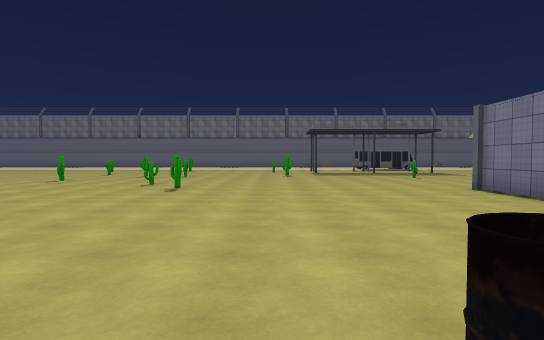
View 1 (above)

18 first-person views from a walk through a 3-D level made in the Unity game engine. The camera is 1.3 m above the floor, tilts 2° down and sees 80° across. The floor is counted in squares, 1.92 m on a side. Each view is taken from the middle of a square. On the plan, view 1 faces up. The plan holds only what a view shows up to about 10 squares ahead; the rest is blank. The place goes on beyond the plan. The player character is not drawn. Some surface patterns are stand-ins.

View 2
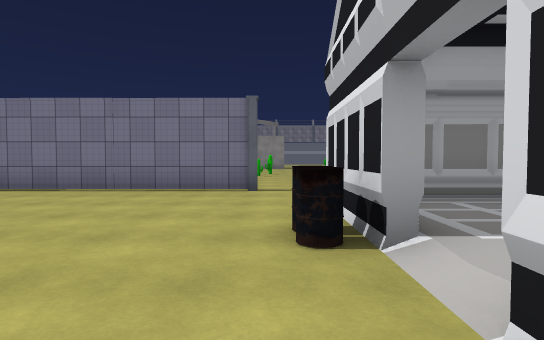

View 3
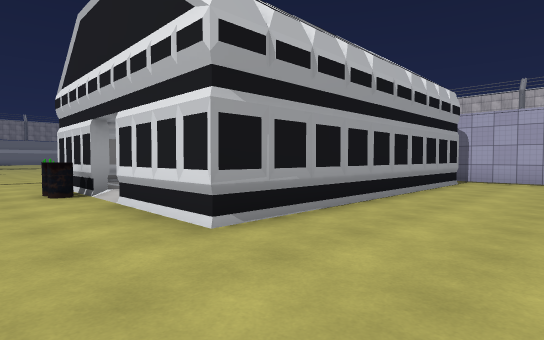

View 4
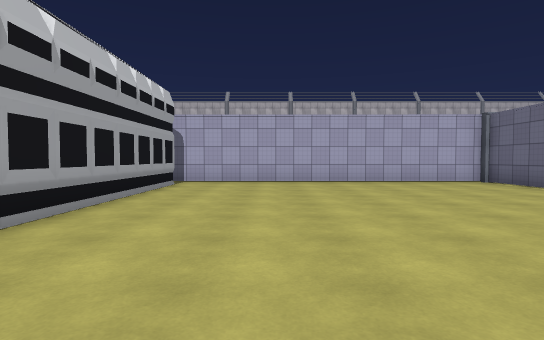

View 5
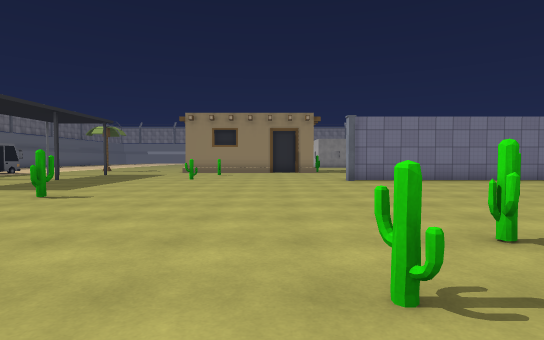

View 6
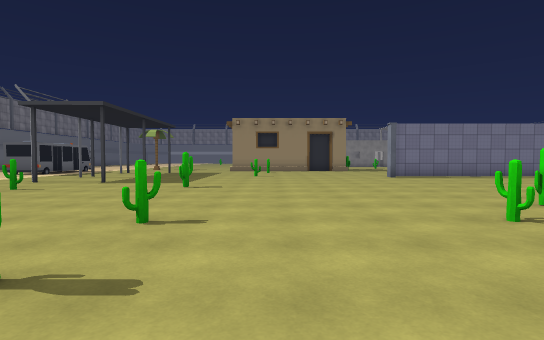

View 7
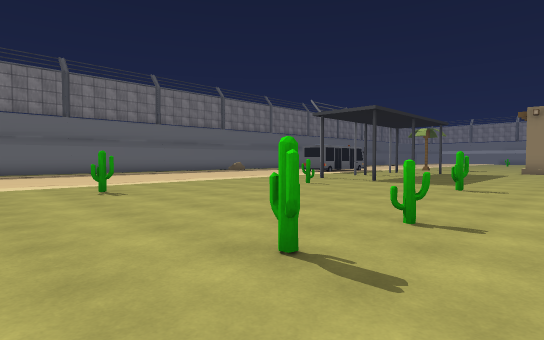

View 8
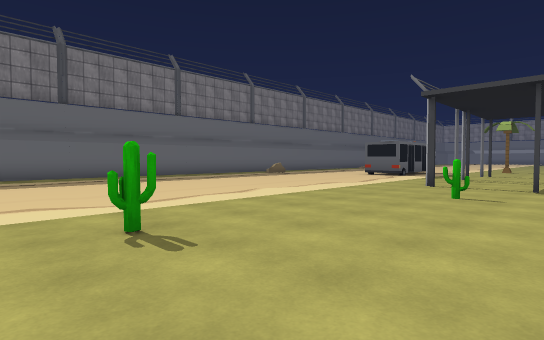

View 9
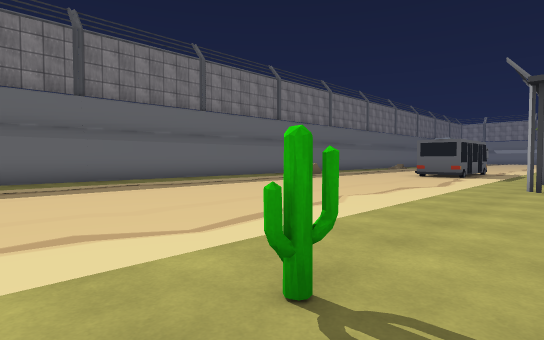

View 10
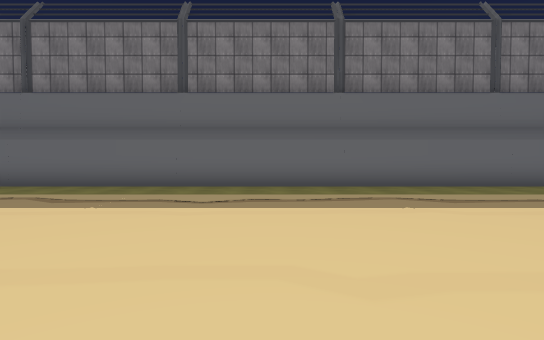

View 11
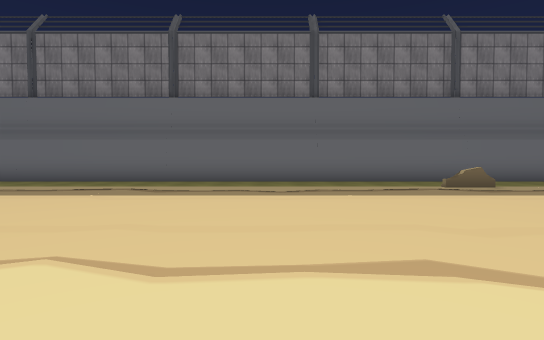

View 12
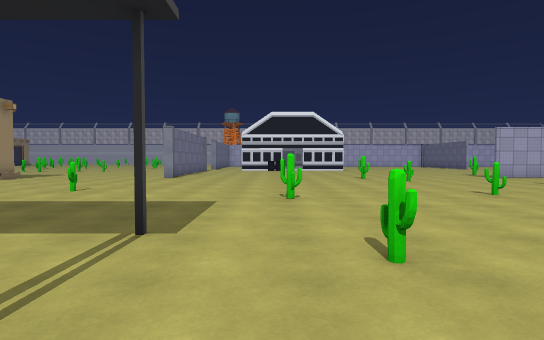

View 13
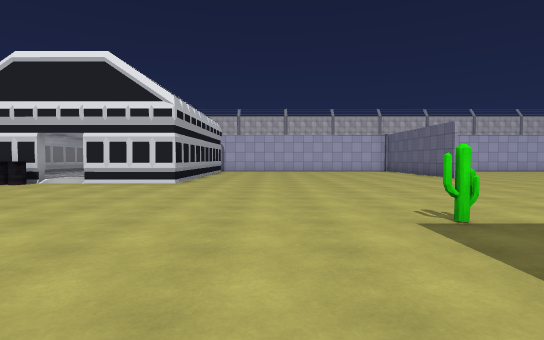

View 14
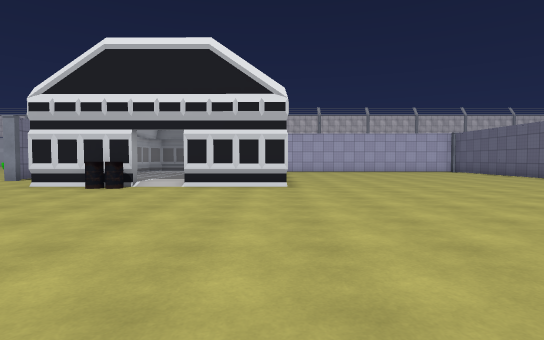

View 15
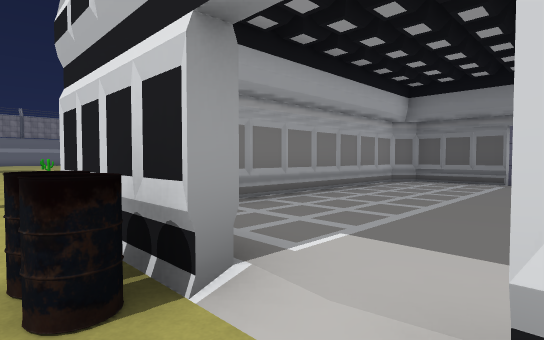

View 16
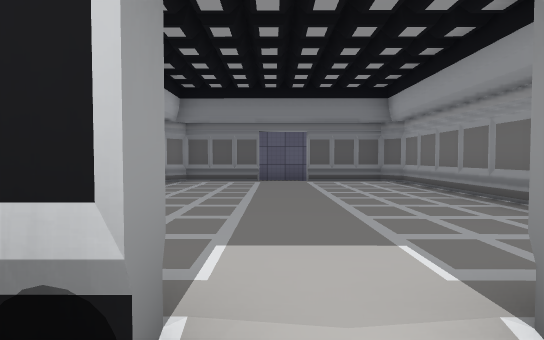

View 17
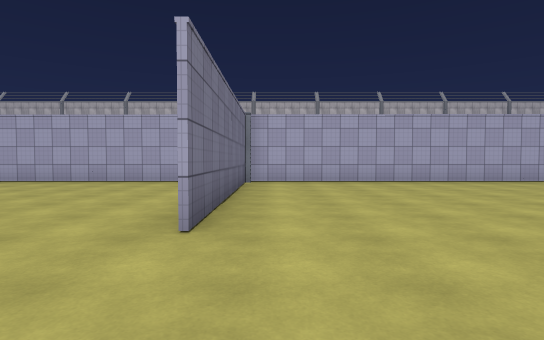

View 18
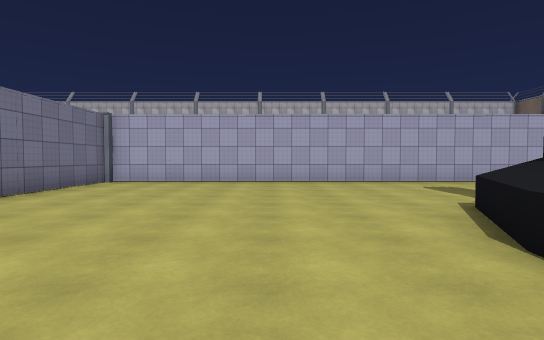

### Floor plan
Key: @ floor where view 1 was taken; # wall or solid block; . floor; / step, stairs or slope; = window, fence, low wall or low ledge; ^ raised ledge; C cactus; B barrel; O other object.
Columns run from 22 left of view 1 to 5 right of it. Each row starts with its distance up from view 1.
 29           ##################
 28           ..................
 27            ................
 26             ..............=/
 25              ...............
 24              ..............
 23               .............
 22                ............
 21                 ............
 20                 ............
 19                 .C......O...
 18                 ......C.....
 17                .........#...
 16                .............
 15                .............
 14                ..C.....C....
 13                ...C........O
 12                .............
 11                 ............
 10               ..............
  9               .....C........
  8                .....C.......
  7               .............#
  6              .C............#
  5             ...............#
  4             ...............#
  3            ................#
  2           .................#
  1      .   ..............B....
  0     ... ...........###@###..
 -1    ^...............#.....#.
 -2   #.......#........#.....#
 -3   ^.......#........#.....#
 -4   ........#........#.....#
 -5  .........#........#.....#
 -6  .........#........#.....#
 -7 ..........#........###.###
 -8 ########################
 -9 ....................

Positions as (right, up) in squares from view 1, and headings:
1: (0, 0), facing up
2: (-2, 1), facing right
3: (-6, 2), facing down-right
4: (-6, 1), facing down
5: (-5, 10), facing right
6: (-7, 12), facing right
7: (-7, 12), facing up-right
8: (-6, 16), facing up-right
9: (-6, 18), facing up-right
10: (-5, 20), facing up
11: (0, 19), facing up
12: (1, 20), facing down
13: (-6, 9), facing down
14: (-3, 8), facing down
15: (-1, 1), facing down-right
16: (0, 1), facing down
17: (-13, 1), facing down
18: (-17, 1), facing down
